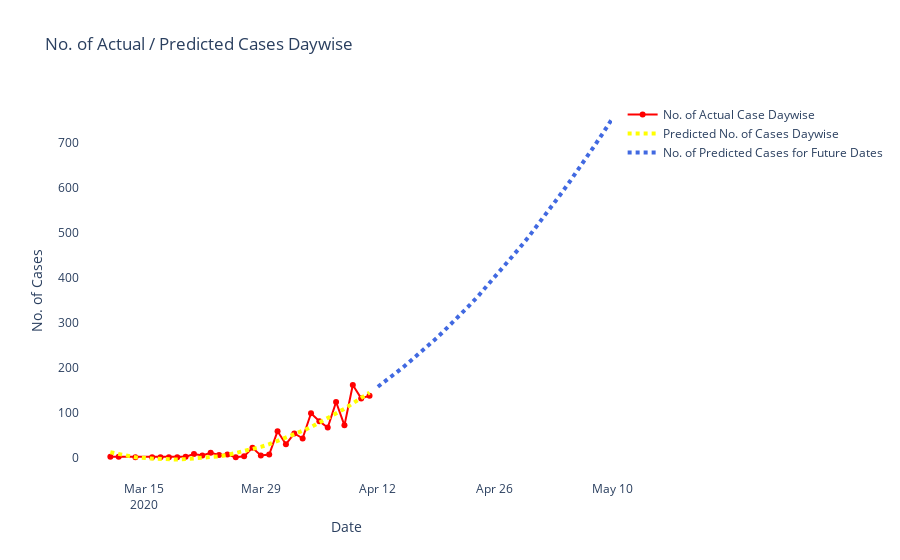

Notebook code for this chart:
### Code cell
fig = go.Figure( data = [ go.Scatter(x=Mumbai_district['Date'],y=Mumbai_district['Cases'],mode='lines+markers',marker_color='Red',name='No. of Actual Case Daywise'),
                          go.Scatter(x=Mumbai_district['Date'],y=Mumbai_district['Predicted'],line=dict(color='yellow', width=4, dash='dot'),name='Predicted No. of Cases Daywise'),
                          go.Scatter(x=Test_Date['Future_Date'],y=Test_Date['Predicted_Cases'],line=dict(color='royalblue', width=4, dash='dot'),name='No. of Predicted Cases for Future Dates')]) 

fig.update_layout(title_text='No. of Actual / Predicted Cases Daywise',plot_bgcolor='rgb(255,255,255)',xaxis_title='Date',yaxis_title='No. of Cases')

fig.show()

### Figure 1 — Plotly figure (JSON) as saved in the notebook; plotly's stock layout.template omitted (floating-point values rounded to 4 significant figures)
{"data": [{"marker": {"color": "Red"}, "mode": "lines+markers", "name": "No. of Actual Case Daywise", "type": "scatter", "x": ["2020-03-11T00:00:00", "2020-03-12T00:00:00", "2020-03-14T00:00:00", "2020-03-16T00:00:00", "2020-03-17T00:00:00", "2020-03-18T00:00:00", "2020-03-19T00:00:00", "2020-03-20T00:00:00", "2020-03-21T00:00:00", "2020-03-22T00:00:00", "2020-03-23T00:00:00", "2020-03-24T00:00:00", "2020-03-25T00:00:00", "2020-03-26T00:00:00", "2020-03-27T00:00:00", "2020-03-28T00:00:00", "2020-03-29T00:00:00", "2020-03-30T00:00:00", "2020-03-31T00:00:00", "2020-04-01T00:00:00", "2020-04-02T00:00:00", "2020-04-03T00:00:00", "2020-04-04T00:00:00", "2020-04-05T00:00:00", "2020-04-06T00:00:00", "2020-04-07T00:00:00", "2020-04-08T00:00:00", "2020-04-09T00:00:00", "2020-04-10T00:00:00", "2020-04-11T00:00:00"], "y": [2, 2, 1, 1, 1, 1, 1, 2, 8, 5, 11, 6, 7, 1, 3, 22, 5, 7, 59, 30, 54, 43, 99, 81, 67, 124, 72, 162, 132, 138]}, {"line": {"color": "yellow", "dash": "dot", "width": 4}, "name": "Predicted No. of Cases Daywise", "type": "scatter", "x": ["2020-03-11T00:00:00", "2020-03-12T00:00:00", "2020-03-14T00:00:00", "2020-03-16T00:00:00", "2020-03-17T00:00:00", "2020-03-18T00:00:00", "2020-03-19T00:00:00", "2020-03-20T00:00:00", "2020-03-21T00:00:00", "2020-03-22T00:00:00", "2020-03-23T00:00:00", "2020-03-24T00:00:00", "2020-03-25T00:00:00", "2020-03-26T00:00:00", "2020-03-27T00:00:00", "2020-03-28T00:00:00", "2020-03-29T00:00:00", "2020-03-30T00:00:00", "2020-03-31T00:00:00", "2020-04-01T00:00:00", "2020-04-02T00:00:00", "2020-04-03T00:00:00", "2020-04-04T00:00:00", "2020-04-05T00:00:00", "2020-04-06T00:00:00", "2020-04-07T00:00:00", "2020-04-08T00:00:00", "2020-04-09T00:00:00", "2020-04-10T00:00:00", "2020-04-11T00:00:00"], "y": [12, 8, 1, -2, -3, -4, -4, -3, -2, -1, 0, 3, 6, 10, 14, 19, 24, 30, 37, 44, 52, 60, 68, 78, 88, 98, 109, 121, 133, 145]}, {"line": {"color": "royalblue", "dash": "dot", "width": 4}, "name": "No. of Predicted Cases for Future Dates", "type": "scatter", "x": ["2020-04-12T00:00:00", "2020-04-13T00:00:00", "2020-04-14T00:00:00", "2020-04-15T00:00:00", "2020-04-16T00:00:00", "2020-04-17T00:00:00", "2020-04-18T00:00:00", "2020-04-19T00:00:00", "2020-04-20T00:00:00", "2020-04-21T00:00:00", "2020-04-22T00:00:00", "2020-04-23T00:00:00", "2020-04-24T00:00:00", "2020-04-25T00:00:00", "2020-04-26T00:00:00", "2020-04-27T00:00:00", "2020-04-28T00:00:00", "2020-04-29T00:00:00", "2020-04-30T00:00:00", "2020-05-01T00:00:00", "2020-05-02T00:00:00", "2020-05-03T00:00:00", "2020-05-04T00:00:00", "2020-05-05T00:00:00", "2020-05-06T00:00:00", "2020-05-07T00:00:00", "2020-05-08T00:00:00", "2020-05-09T00:00:00", "2020-05-10T00:00:00"], "y": [158, 172, 187, 201, 217, 233, 249, 266, 284, 302, 321, 340, 360, 381, 402, 423, 445, 468, 491, 515, 539, 564, 590, 616, 642, 669, 697, 725, 754]}], "layout": {"plot_bgcolor": "rgb(255,255,255)", "title": {"text": "No. of Actual / Predicted Cases Daywise"}, "xaxis": {"title": {"text": "Date"}}, "yaxis": {"title": {"text": "No. of Cases"}}}}
